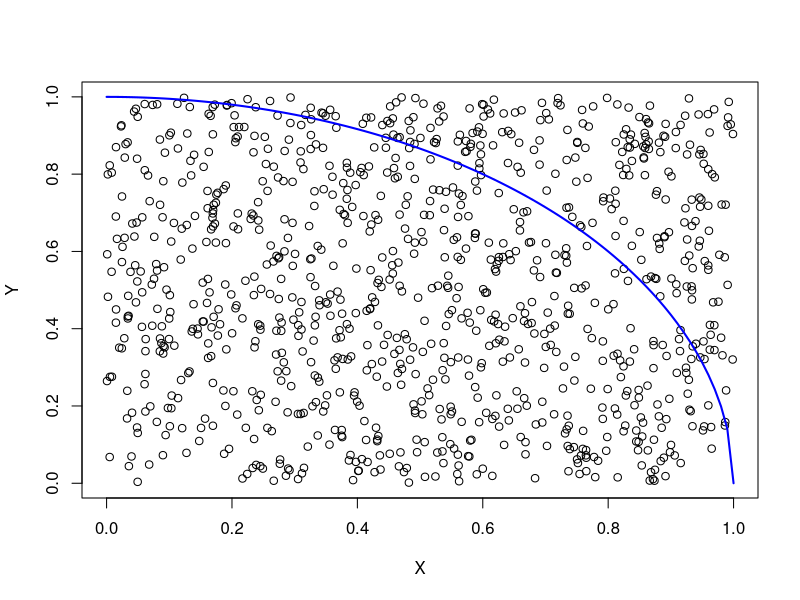

Recreate this plot in R.
## 확률
# 확률은 경우의 수에서 생각할 수 있는 모든 경우의 수 중에
# 우리가 관심을 갖는 경우의 수가 차지하는 비율로 생각할 수 있다

# (용어)
# 시행: 다양한 결과가 나올 수 있는 어떤 것을 실제로 하는 것을 말함
#       ex) 주사위를 던진다, 복권을 긁는다 등등
# 표본공간: 가능한 모든 결과의 모임
#           예로 동전을 던지기의 경우 한번 던지면 {앞, 뒤}
#           두번 던지면 {(앞, 앞) (앞, 뒤) (뒤, 앞) (뒤, 뒤)}
# 사건: 가능한 결과 중 어떤 요구 사항을 만족하는 것,
#       로또 복권 추첨 결과 "여섯개의 숫자가 연속이다", "모두 홀수가 나온다"
#       중요한 것은 단 하나의 결과를 의미하지 않을 수도 있다
# 배반사건: 동시에 일어날 수 없는 두 사건의 관계를 배반사건이라고 한다
# 여사건: 어떤 사건이 일어나지 않는 것을 말한다
# 수학적으로는 이들을 모두 집합으로 표현할 수 있다
# 사건은 표본공간의 부분집합으로 정의
# 공집합도 표본공간의 부분집합이기 때문에 사건이다

## 수학적 확률
# 수학적인 확률은 어떤 가능한 모든 결과의 개수로 표현할 수 있다
# 주사위를 두 번 던졌을 경우 모든 경우의 수는 6*6=36,
# 두 값을 곱했을 때 홀수가 나온다 = 두 번 모두 홀수여야 한다 3*3=9
# 수학적 확률 = 9/36 = 0.25 = 25%
# 다만 전제는 표본공간의 모든 경우가 나올 수 있는 가능성은 같아야한다

## 통계적 확률
# 통계적 확률은 수학적 확률에 비해 더 구체적으로 접근한다. 통계적 확률은
# "전체 시행 횟수 중 특정 사건이 일어나는 횟수의 비율로 표현"
# 전체 시행 횟수를 n이라하고 했을 때에 특정 사건이 일어날 횟수를 r이라고 하면
# 그 사건이 일어날 비율은 r/n
#   일반적으로 통계적 확률은 수학적 확률과 정확히 일치하지 않는다
#   대신 횟수를 무한히 늘이면 통계적 확률은 수학적 확률에 근접하게 된다

## 극한의 의미
# 통계적 확률이 수학적 확률에 한없이 가까워 진다는 이야기는
# 시행 횟수가 무한정 늘어나는 극한을 가정하기 때문이다
# 첫번째 시행횟수를 무한히 늘였을 때 수학적 확률에 통계적 확률이 근접한다
# 하지만 시행 횟수가 적다면 우연에 의해서 수학적 확률에 벗어나는 경우가 종종 생긴다
# 통계학에서는 이를 표집오차(Sampling Error)라 한다
# 표집오차는 시행횟수가 늘어날수록 점점 줄어드는 성질을 갖고 있다. 결국에는 0에 매우 가까워지게 된다.
# 두번째 한없이 가까워진다. 가까워진다는 말은 두가지 의미를 포함
# 수학적 확률과 통계적 확률간의 차이가 0에 가까워진다는 것이지 0이 된다는 것이 아니다

## 큰 수의 법칙(Law of large number)
# 실제 자료의 값으로 계산한 평균(표본평균)이 자료에 크기가 커짐에 따라 한없이 특정 값에 가까워 진다는 것을 말함
# 여기서 특정값은 확률용어로 기대값(Expected Value)을 말함
# 통계적 확률은 큰 수의 법칙의 특수한 경우에 지나지 않는데 이유는 비율 자체가 일종의 표본평균이기 때문
# 특정값이 나오는 결과값의 합에 시행횟수로 나누면 이건 통계적확률이 되고, 이것은 기록된 값의 평균이기도 하다
# 애초 평균이란 자료의 총합을 자료의 개수로 나눠준 것이기 때문이다
# 시행횟수가 많아짐에 따라 성공비율 또는 통계적 확률은 기대값에 가까워진다는 것을 알 수 있다
# 기대값은 수학적확률이다

# 동전을 5번 던졌을 때의 경우
# 앞:1 뒤:0
# 시행 값 : 1 0 0 0 1
# 총합 : 2
# 평균 : 2/5 = 0.4  # nolint

# 동전을 20번 던졌을 때의 경우
# 앞:1 뒤:0
# 시행 값 : 1 0 0 1 0 1 1 0 0 0 1 1 1 0 0 1 1 0 1 0 1
# 총합 : 11
# 평균 : 11/20 = 0.55  # nolint

## R을 이용한 시뮬레이션
# 동전던지기의 결과는 가능한 경우 두가지, 앞 또는 뒤 (여사건 관계)
# 따라서 앞면이 나올 확률만 정하면 뒷면이 나올 확률은 (1-앞나올확률)이다
# 이 떄 확률을 P라고 하고, 이렇게 가능한 결과는 두 개 밖에 없고, 성공 확률이 정해져 있는 확률 시행을
# "베르누이(Bernoulli trial) 시행" 이라고 한다

# R에서 사용하는 베르누이 시행 함수 : rbinom()
# r의 의미는 랜덤. R에서 확률적 난수를 생성하는 것을 의미하는 것으로 사용
# binom은 우리말로 이항이라고 번역되는 binomial단어의 축약형
# 베르누이 시행은 이항시행의 일종이다. 차이는 베르누이시행에서는 한번만, 이항시행은 여러번 할 수 있다

## rbinom() : 함수형식 # nolint
# rbinom(시행횟수, 값의 크기, 성공 확률)
# 동전던지기: 5번 던진 결과, 그 확률 0.5
x <- rbinom(n = 10, size = 1, prob = 0.49999999)
mean(x)

# 수학적확률로 확률문제 풀기
# 문제 1~5까지 숫자카드를 잘 섞어서 세 장의 카드를 뽑아 세자리의 숫자를 만들 때
# 그 결과가 320보다 클 확률은? 33/60 = 0.55
# 12 + 12 + 9 = 33  # nolint
# 321 324 325
# 341 342 345
# 351 352 354

# 통계적 확률로 문제풀기 : 시뮬레이션
# 수학적 내용을 알지 못해도 풀 수 있는 방법이 존재
# 시행횟수가 늘어남에 따라 통계적 확률은 수학적 확률에 한없이 가까워 진다는 사실을 이용
# 이 경우 모든 경우의 수를 다 검토해야하는 수고를 하지 않을 수 있고,
# 특히 경우의 수를 세기가 매우 복잡한 문제에서 유용하게 사용

## 시뮬레이션 시행 R프로그램을 이용하여 1~5까지의 숫자 3개를 뽑아서 그 값이 320보다 큰
# 경우를 구하는 시뮬레이션 진행할 수 있다
# = 몬테카를로 시뮬레이션
# 시행을 위해서 R에서 따로 프로그램을 하지 않아도 된다. sample()이라는 함수가 존재

# sample(추첨할 대상, 추첨할 개수, 복원 추출여부)
simul <- 100000
sucess <- 0
for (i in 1:simul) {
    x <- sample(x = 1:5, size = 3, replace = FALSE)
    if (x[1] >= 4) sucess <- sucess + 1
    if ((x[1] == 3) & (x[2] >= 2)) sucess <- sucess + 1
}
print(sucess)
stc <- sucess / simul
stc

## 몬테카를로 방법을 사용하여 원주율 계산
# 원주율 : 3.14...
# 시뮬레이션을 통해서 원주율을 구하고, 실제 원주율과 비교
# 1. x축과 y축을 중심으로 2차원 좌표평면을 생각합니다
# 2. 가로축과 세로축의 길이가 1인 정사각형을 생각합니다
# 3. 이 정사각형의 원점을 중심으로 반지름이 1인 원을 그리면 온전한 원이 아닌 1/4인 사분원이 된다
# 4. 가로 세로로 길이1인 정사각형에 매우 작은 입자를 뿌린다 생각합니다
# 5. 무작위로 뿌릴 떄 원점으로부터 거리가 1 이내면 원안에 위치하고 1보다 크면 원밖이라고 생각합니다
# 6. 안쪽에 뿌려진 입자의 비율과 정사각형의 넓이에서 사분원이 차지하는 넓이의 비율이라고 추측할 수 있다
# 7. 오차가 생길 수 있으나 입자를 충분히 많이 촘촘하게 뿌린다면 통계적 확률은 수학적확률에 가까워진다
# 8. 원의 넓이를 구하는 식을 도입, 파이*반지름의 제곱 이걸 사분원이기 때문에 1/4로 계산
# 9. 입자가 사분원안에 떨어지는 것들의 비율은 파이/4에 가깝게 된다. 구해진 값에 4를 곱하면 파이 = 원주율
# 10. R에서 이런 동작을 하는 함수 : runif(1)     # 랜덤으로 0~1사이의 값을 만들어줌
n_sim <- 1000
x <- vector(length = n_sim)
y <- vector(length = n_sim)
res <- 0
for (i in 1:n_sim) {
    x[i] <- runif(1)
    y[i] <- runif(1)
    if (x[i]^2 + y[i]^2 < 1) res <- res + 1
}
print(res)
print(res / n_sim * 4)
circle <- function(x) sqrt(1 - x^2)
plot(x, y, xlab = "X", ylab = "Y")
curve(circle, from = 0, to = 1, add = T, col = "blue", lwd = 2)


## 몬티홀 문제
# 바꾸지 않고 처음 문을 고른 경우
n_simul <- 1000
doors <- 1:3
success <- 0
for (i in 1:n_simul) {
    # 3개의 문 중에 차의 위치를 선택
    car <- sample(doors, 1)
    # 차가 없는 쪽에 염소를 배치
    if (car == 1) {
        goat <- c(2, 3)
    } else if (car == 2) {
        goat <- c(1, 3)
    } else {
        goat <- c(1, 2)
    }
    # 참가자가 문을 선택(고른다)
    pick <- sample(doors, 1)
    # 참가자가 고르지 않은 문 중 염소가 있는 문을 찾는다
    goat_not_picked <- goat[goat != pick]
    # 참가자가 고르지 않은 문 중 염소가 있는 문 하나를 열어준다
    if (length(goat_not_picked) > 1) {
        open <- sample(goat_not_picked, 1)
    } else {
        open <- goat_not_picked
    }

    # 바꾸지 않고 처음 고른 문이 차가 있는 문이면 "성공"을 기록
    if (pick == car) success <- success + 1
}

# 총 시행중 "성공" 의 비율
success / n_simul

# 바꾸는 경우
n_simul <- 1000
doors <- 1:3
success <- 0
for (i in 1:n_simul) {
    # 3개의 문 중에 차의 위치를 선택
    car <- sample(doors, 1)
    # 차가 없는 쪽에 염소를 배치
    if (car == 1) {
        goat <- c(2, 3)
    } else if (car == 2) {
        goat <- c(1, 3)
    } else {
        goat <- c(1, 2)
    }
    # 참가자가 문을 선택(고른다)
    pick <- sample(doors, 1)
    # 참가자가 고르지 않은 문 중 염소가 있는 문을 찾는다
    goat_not_picked <- goat[goat != pick]
    # 참가자가 고르지 않은 문 중 염소가 있는 문 하나를 열어준다
    if (length(goat_not_picked) > 1) {
        open <- sample(goat_not_picked, 1)
    } else {
        open <- goat_not_picked
    }

    # 바꿔서 고른 문이 차가 있는 문이면 "성공"을 기록
    pick <- doors[(doors != pick) & (doors != open)]
    if (pick == car) success <- success + 1
}
success / n_simul


## 심슨의 역설


## 생일 역설 : 왜 드물게 보이는 사건은 꼭 일어나는가?
# 한반에 20명의 학생이 있을 때에 생일이 겹치는 학생이 한명도 없을 확률은?
# (365-1)/365 * (365-2)/365 * (365-3)/365 * (365-4)/365 * ... * (365-19)/365 # nolint

n <- 40
res <- 1
for (i in 1:(n - 1)) {
    res <- res * (365 - i) / 365
}
res
